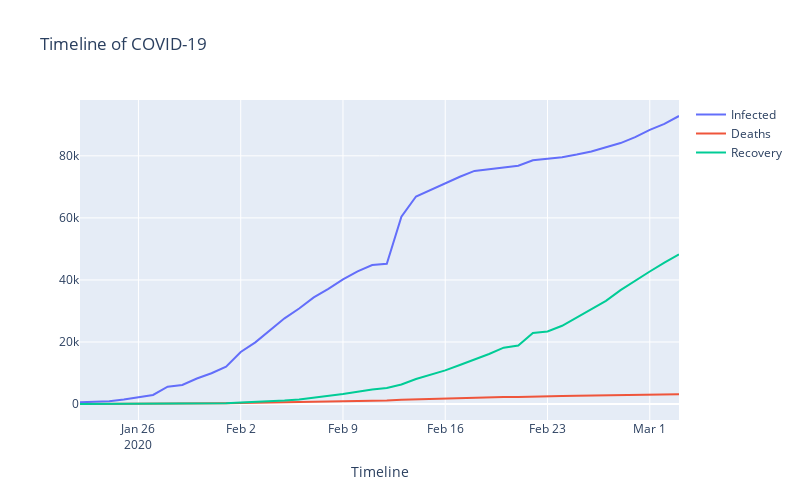

Source (notebook cell):
### Code cell
fig = make_subplots()

fig.add_trace(
    go.Scatter(x=new_confirmed["Timeline"], y=new_confirmed["Covid-19 impact"], name = 'Infected'))

fig.add_trace(
    go.Scatter(x=new_death["Timeline"], y=new_death["Covid-19 impact"], name = 'Deaths'))

fig.add_trace(
    go.Scatter(x=new_recovered["Timeline"], y=new_recovered["Covid-19 impact"], name = 'Recovery'))

fig.update_xaxes(title_text="Timeline")


fig.update_layout(height=500, width=800, title_text="Timeline of COVID-19")
fig.show()
